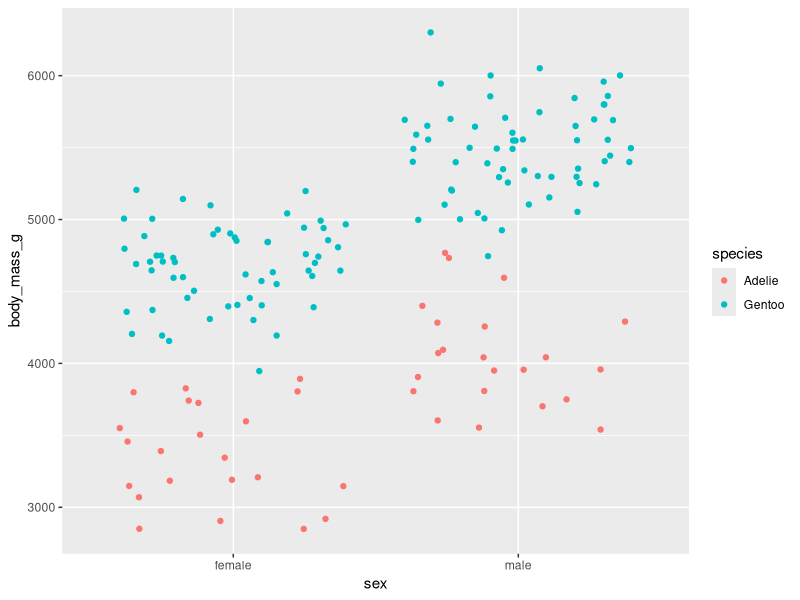

Reproduce this figure in R.
library(dplyr)
library(tidyr)
library(ggplot2)
library(palmerpenguins)

penguins <- penguins

# Extract data for biscoe island from the penguins data
# remove rows with NA for the sex and body mass variables

biscoe <- penguins |> 
  filter(island == "Biscoe") |>
  filter(!is.na(sex),
         !is.na(body_mass_g))

# fits a linear model of body mass g ~ sex + species + sex:species
biscoe_lm <- lm(body_mass_g ~ sex * species, 
                data = biscoe)

# look at the results of the model
summary(biscoe_lm)

ggplot(biscoe, aes(sex, body_mass_g, color = species)) +
  geom_jitter()

# Extracting the predicted values from the linear model
biscoe_lm_prediction <-  biscoe |> select(sex, species) |>
  distinct()

biscoe_lm_prediction <- biscoe_lm_prediction |> 
  mutate(predicted = predict(biscoe_lm, newdata = biscoe_lm_prediction))

# when developing a workflow
# decide what needs to be run
# such as running plot are not exactly necessary 

# turning into function
get_island_data <- function(island_name){
  this_island <- penguins |> 
    filter(island == island_name) |>
    filter(!is.na(sex),
           !is.na(body_mass_g))
  return(this_island)
}

get_predicted_body_masses <- function(island_data){
  if(length(unique(island_data$species)) > 1){
    # fits a linear model of body mass g ~ sex + species + sex:species
    island_lm <- lm(body_mass_g ~ sex * species, 
                    data = island_data)
  } else{
    island_lm <- lm(body_mass_g ~ sex, 
                    data = island_data)
  }
  
  # Extracting the predicted values from the linear model
  island_lm_prediction <-  island_data |> select(island, sex, species) |>
    distinct()
  
  island_lm_prediction <- island_lm_prediction |> 
    mutate(predicted = predict(island_lm, newdata = island_lm_prediction))
  
  return(island_lm_prediction)
  
}

island_name_list <- unique(penguins$island)

dream_island <- get_island_data("Dream")
dream_lm_prediction <- get_predicted_body_masses(dream_island)

biscoe_island <- get_island_data("Biscoe")
biscoe_lm_prediction <- get_predicted_body_masses(biscoe_island)

torgersen_island <- get_island_data("Torgersen")
torgersen_lm_prediction <- get_predicted_body_masses(torgersen_island)
# error because torgersen only has one species
# linear model cant work with one value, cant contrast cant compare etc
# so lets edit the function (add if else statement)
# removed species in the linear model eqn if species < 1

# created a new function file
# let try it in a new script_2_clean

###### iteration
# for loop
# across() [dplyr]
# purrr::map (r package for mapping)

for(i in 1:10){
  print(i+5)
}

# create a vector to store values
squares <- vector(length = 10)

for (i in 1:10) {
  squares[i] <- i^2
  
}

# purrr::map
# turning into a list
purrr::map(1:10, \(x) x^2)

# storing output
# assigning it to an object
purr_squares <- purrr::map(1:10, \(x) x^2) 

## using iteration for penguins
# using for loop
islands_data <- list()
for(an_island in c("Biscoe", "Dream", "Torgersen")){
  islands_data[[an_island]] <- get_island_data(an_island)
}

# purrr::map to get predictions
island_predictions <- purrr::map(islands_data, get_predicted_body_masses)

island_predictions_df <- dplyr::bind_rows(island_predictions)
